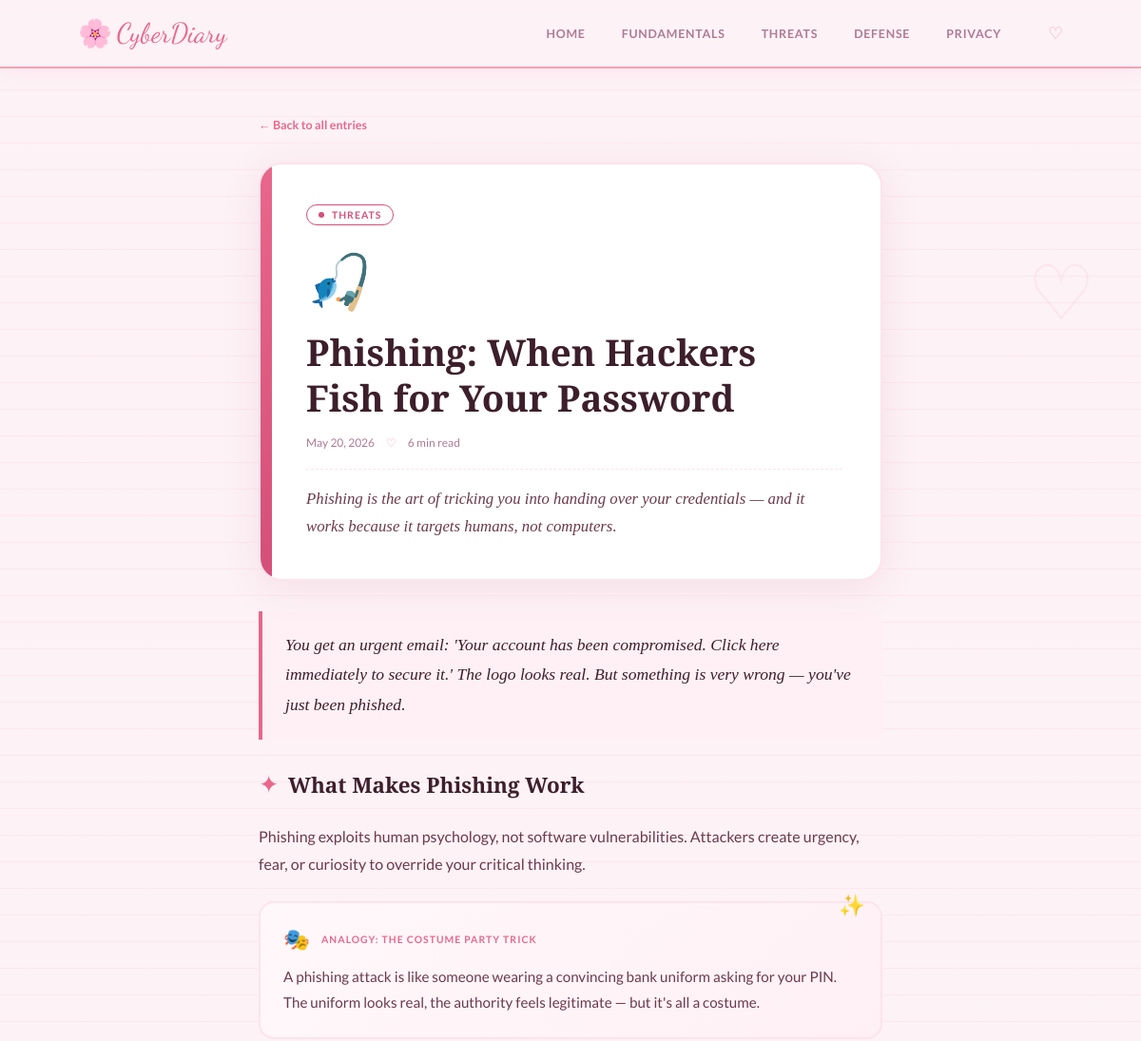
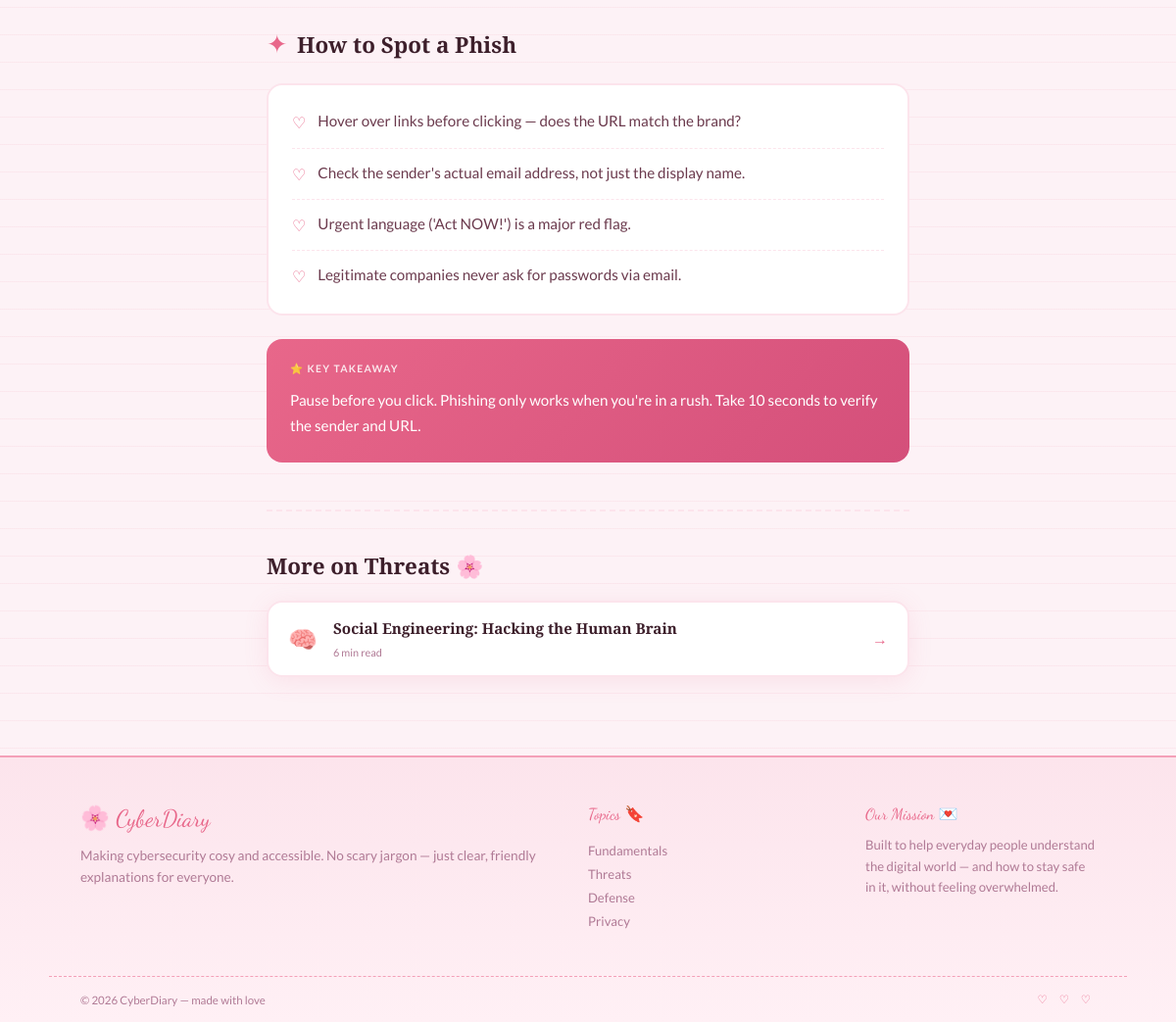
/post/phishing-attacks-explained, run on the app's committed database (2 pictures, top to bottom).
### tables this page shows
CREATE TABLE posts (
    id           INTEGER PRIMARY KEY AUTOINCREMENT,
    slug         TEXT    UNIQUE NOT NULL,
    title        TEXT    NOT NULL,
    excerpt      TEXT    NOT NULL,
    category     TEXT    NOT NULL DEFAULT 'Fundamentals',
    tag_color    TEXT    NOT NULL DEFAULT '#e8678a',
    hero_icon    TEXT    NOT NULL DEFAULT 'pencil',
    photo        TEXT    DEFAULT '',
    read_time    TEXT    NOT NULL DEFAULT '5 min read',
    content_json TEXT    NOT NULL DEFAULT '[]',
    published    INTEGER NOT NULL DEFAULT 1,
    created_at   TEXT    NOT NULL DEFAULT (datetime('now')),
    updated_at   TEXT    NOT NULL DEFAULT (datetime('now'))
);

### app.py (the view)
@app.route("/post/<slug>")
def post(slug):
    row = query("SELECT * FROM posts WHERE slug=? AND published=1", (slug,), one=True)
    if not row:
        abort(404)
    article     = _post(row)
    related_rows = query(
        "SELECT * FROM posts WHERE category=? AND slug!=? AND published=1 LIMIT 2",
        (article["category"], slug)
    )
    return render_template("post.html", post=article,
                           related=[_post(r) for r in related_rows])

### app.py (called while the page is built)
def get_db():
    if "db" not in g:
        g.db = sqlite3.connect(DATABASE)
        g.db.row_factory = sqlite3.Row
        g.db.execute("PRAGMA foreign_keys = ON")
    return g.db

def query(sql, args=(), one=False):
    cur = get_db().execute(sql, args)
    rows = cur.fetchall()
    return (rows[0] if rows else None) if one else rows

def _post(row) -> dict:
    p = dict(row)
    p["content"] = json.loads(p.pop("content_json", "[]"))
    try:
        dt      = datetime.strptime(p["created_at"][:10], "%Y-%m-%d")
        p["date"] = dt.strftime("%B %-d, %Y")
    except Exception:
        p["date"] = p["created_at"][:10]
    return p

### templates/post.html (shortened to what this page needs)
{% extends "base.html" %}
{% block content %}
<div class="post-layout">
    <a href="/" class="back-link">← Back to all entries</a>
    <header class="post-header">
        <div class="post-tag" style="border-color: {{ post.tag_color }}; color: {{ post.tag_color }}">
            <span class="tag-dot" style="background: {{ post.tag_color }}"></span>
            {{ post.category }}
        </div>
        <div class="post-hero-icon">{{ post.hero_icon }}</div>
        <h1 class="post-title">{{ post.title }}</h1>
        <div class="post-meta">
            <span>{{ post.date }}</span>
            <span class="meta-sep">♡</span>
            <span>{{ post.read_time }}</span>
        </div>
        <p class="post-lead">{{ post.excerpt }}</p>
    </header>
    <article class="post-body">
        {% for section in post.content %}
            {% if section.type == "intro" %}
            <p class="content-intro">{{ section.text }}</p>
            {% elif section.type == "heading" %}
            <h2 class="content-heading">
                <span class="heading-accent">✦</span> {{ section.text }}
            </h2>
            {% elif section.type == "paragraph" %}
            <p class="content-paragraph">{{ section.text }}</p>
            {% elif section.type == "analogy" %}
            <div class="analogy-box">
                <div class="analogy-header">
                    <span class="analogy-icon">{{ section.icon }}</span>
                    <span class="analogy-label">Analogy: {{ section.title }}</span>
                </div>
                <p>{{ section.text }}</p>
            </div>
            {% elif section.type == "list" %}
            <ul class="content-list">
                {% for item in section.entries %}
                <li>
                    <span class="list-marker">♡</span>
                    {{ item }}
                </li>
                {% endfor %}
            </ul>
            {% elif section.type == "takeaway" %}
            <div class="takeaway-box">
                <div class="takeaway-label">⭐ Key Takeaway</div>
                <p>{{ section.text }}</p>
            </div>
            {% endif %}
        {% endfor %}
    </article>
    {% if related %}
    <section class="related-section">
        <div class="section-header">
            <h2 class="section-title">More on {{ post.category }} 🌸</h2>
        </div>
        <div class="related-grid">
            {% for r in related %}
            <a href="/post/{{ r.slug }}" class="related-card">
                <div class="related-icon">{{ r.hero_icon }}</div>
                <div class="related-info">
                    <h3>{{ r.title }}</h3>
                    <span>{{ r.read_time }}</span>
                </div>
                <span class="related-arrow">→</span>
            </a>
            {% endfor %}
        </div>
    </section>
    {% endif %}
</div>
{% endblock %}

### data on the page
posts: category "THREATS", hero_icon "🎣", title "Phishing: When Hackers Fish for Your Password", read_time "6 min read", excerpt "Phishing is the art of tricking you into handing over your credentials — and it works because it targets humans, not computers.", category "Threats"
posts: hero_icon "🧠", title "Social Engineering: Hacking the Human Brain", read_time "6 min read"

### other printed values
{{ post.date }} "May 20, 2026"
{{ section.text }} "You get an urgent email: 'Your account has been compromised. Click here immediately to secure it.' The logo looks real. But something is very wrong — you've just been phished."
{{ section.text }} "What Makes Phishing Work" "How to Spot a Phish"
{{ section.text }} "Phishing exploits human psychology, not software vulnerabilities. Attackers create urgency, fear, or curiosity to override your critical thinking."
{{ section.icon }} "🎭"
{{ section.title }} "THE COSTUME PARTY TRICK"
{{ section.text }} "A phishing attack is like someone wearing a convincing bank uniform asking for your PIN. The uniform looks real, the authority feels legitimate — but it's all a costume."
{{ item }} "Hover over links before clicking — does the URL match the brand?" "Check the sender's actual email address, not just the display name." "Urgent language ('Act NOW!') is a major red flag." "Legitimate companies never ask for passwords via email."
{{ section.text }} "Pause before you click. Phishing only works when you're in a rush. Take 10 seconds to verify the sender and URL."
